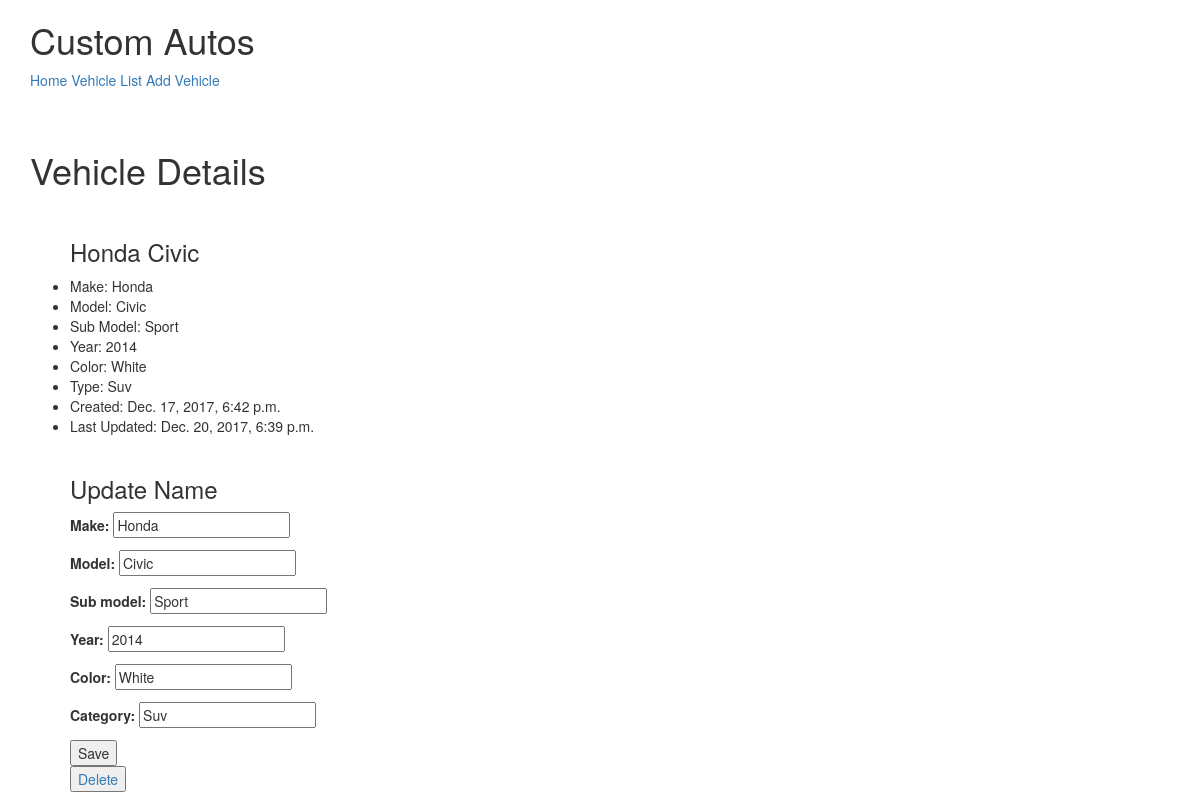
The page /vehicle/update-detail/honda/ on the database its author committed.
### vehicle/models.py (models this page shows, shortened)
class VehicleProfile(models.Model):
    owner = models.ForeignKey(User, on_delete=models.CASCADE)
    make = models.CharField(max_length=120)
    model = models.CharField(max_length=120)
    sub_model = models.CharField(max_length=120, blank=True)
    year = models.IntegerField()
    color = models.CharField(max_length=50)
    category = models.CharField(max_length=120, validators=[validate_category])
    timestamp = models.DateTimeField(auto_now_add=True)
    updated = models.DateTimeField(auto_now=True)
    slug = models.SlugField(null=True, blank=True)

### vehicle/views.py (the view)
# urls.py: path('update-detail/<slug:slug>/', VehicleUpdateView.as_view(), name='detail'),
class VehicleUpdateView(UpdateView):
    form_class = VehicleProfileCreateForm
    template_name = "vehicle/detail-update.html"
    queryset = VehicleProfile.objects.all()

### vehicle/forms.py
class VehicleProfileCreateForm(forms.ModelForm):
    class Meta:
        model = VehicleProfile
        fields = [
            "make",
            "model",
            "sub_model",
            "year",
            "color",
            "category",
        ]

### vehicle/templates/vehicle/detail-update.html (shortened to what this page needs)
{% extends "base.html" %}
{% block content %}
<h1>Vehicle Details</h1>
<br/>
<ul>
    <h3>{{object.make}}  {{object.model}}</h3>
    <li>Make: {{ object.make }}</li>
    <li>Model: {{ object.model }}</li>
    <li>Sub Model: {{ object.sub_model }}</li>
    <li>Year: {{ object.year }}</li>
    <li>Color: {{ object.color }}</li>
    <li>Type: {{ object.category }}</li>
    <li>Created: {{ object.timestamp }}</li>
    <li>Last Updated: {{ object.updated }}</li>
    <br/>
    <h3>Update Name</h3>
{% include 'snippets/form-snippet.html' with form=form %}
</ul>
{% endblock %}

### templates/snippets/form-snippet.html (shortened to what this page needs)
<form method="POST"> {% csrf_token %}
    {{ form.as_p }}
    <button type="submit">Save</button>
</form>
<form action="{% url 'delete' pk=vehicleprofile.id %}" method="POST">
    <a href="{% url 'delete' pk=vehicleprofile.id %}"><input type="submit" value="Delete" /></a>
</form>

### rows shown on the page
VehicleProfile: make "Honda", model "Civic", sub_model "Sport", year "2014", color "White", category "Suv", timestamp "Dec. 17, 2017, 6:42 p.m.", updated "Dec. 20, 2017, 6:39 p.m."
